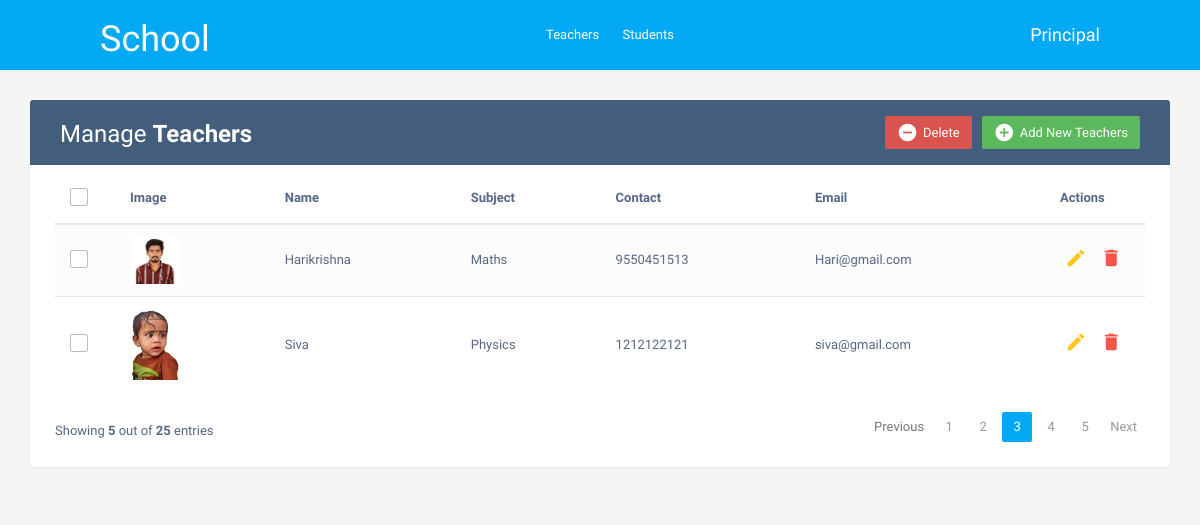
/, run on an earlier commit of the app's database.
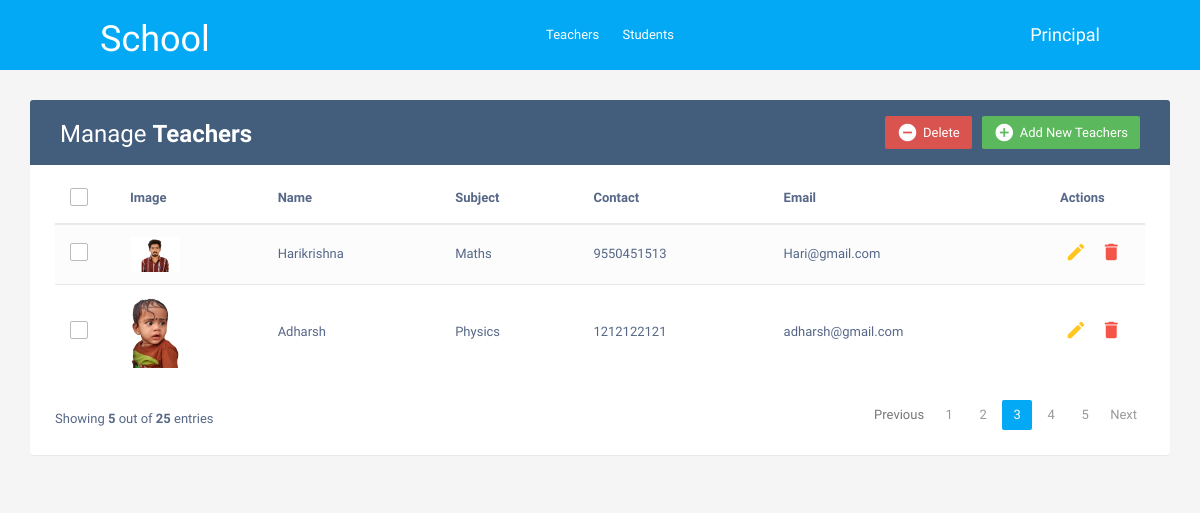
And on a later commit of the database.
### teachers/models.py (models this page shows, shortened)
class Teacher(models.Model):
    name = models.CharField(max_length=100)
    subject = models.CharField(max_length=100)
    contact = models.CharField(max_length=15)
    email = models.EmailField(unique=True)
    image = models.ImageField(upload_to="teachers/",blank=True,null=True)

### teachers/views.py (the view)
# urls.py: path('',views.teacher_list, name='all-teachers'),
def teacher_list(request):
    teachers = Teacher.objects.all()
    return render(request, "index.html",{"allteachers":teachers})

### templates/index.html (shortened to what this page needs)
<!DOCTYPE html>
<html lang="en">
<head>
<link rel="stylesheet" href="https://maxcdn.bootstrapcdn.com/font-awesome/4.7.0/css/font-awesome.min.css">
<link rel="stylesheet" href="https://maxcdn.bootstrapcdn.com/bootstrap/3.3.7/css/bootstrap.min.css">
<link rel="stylesheet" href="/static/css/styles.css">
  <body>
	{% include 'header.html' %}
    <div class="container">
        <div class="table-wrapper">
            <div class="table-title">
                <div class="row">
                    <div class="col-sm-6">
						<h2>Manage <b>Teachers</b></h2>
					</div>
					<div class="col-sm-6">
						<a href="#addEmployeeModal" class="btn btn-success" data-toggle="modal"><i class="material-icons">&#xE147;</i> <span>Add New Teachers</span></a>
						<a href="#deleteEmployeeModal" class="btn btn-danger" data-toggle="modal"><i class="material-icons">&#xE15C;</i> <span>Delete</span></a>
					</div>
                </div>
            </div>
            <table class="table table-striped table-hover">
                <thead>
                    <tr>
						<th>
							<span class="custom-checkbox">
								<label for="selectAll"></label>
							</span>
						</th>
						<th>Image</th>
                        <th>Name</th>
                        <th>Subject</th>
						<th>Contact</th>
                        <th>Email</th>
						<th>Actions</th>
                    </tr>
                </thead>
                <tbody>
					{%for i in allteachers %}
                    <tr>
						<td>
							<span class="custom-checkbox">
								<label for="checkbox1"></label>
							</span>
						</td>
						<td>
							{% if i.image %}
							<img src="{{i.image.url}}" alt="teacher image" width="50">
							{% endif %}
						</td>
                        <td>{{i.name}}</td>
                        <td>{{i.subject}}</td>
						<td>{{i.contact}}</td>
                        <td>{{i.email}}</td>
                        <td>
                            <a href="#editEmployeeModal-{{forloop.counter}}" class="edit" data-toggle="modal"><i class="material-icons" data-toggle="tooltip" title="Edit">&#xE254;</i></a>
                            <a href="#deleteEmployeeModal-{{forloop.counter}}" class="delete" data-toggle="modal"><i class="material-icons" data-toggle="tooltip" title="Delete">&#xE872;</i></a>
                        </td>
                    </tr>
					{% endfor %}
                </tbody>
            </table>
			<div class="clearfix">
                <div class="hint-text">Showing <b>5</b> out of <b>25</b> entries</div>
                <ul class="pagination">
                    <li class="page-item disabled"><a href="#">Previous</a></li>
                    <li class="page-item"><a href="#" class="page-link">1</a></li>
                    <li class="page-item"><a href="#" class="page-link">2</a></li>
                    <li class="page-item active"><a href="#" class="page-link">3</a></li>
                    <li class="page-item"><a href="#" class="page-link">4</a></li>
                    <li class="page-item"><a href="#" class="page-link">5</a></li>
                    <li class="page-item"><a href="#" class="page-link">Next</a></li>
                </ul>
            </div>
        </div>
    </div>
</body>
</html>

What changed in the data, as far as the page shows it:
changed Teacher "Harikrishna": image: a different picture
changed Teacher "Physics": name "Siva" → "Adharsh"; email "siva@gmail.com" → "adharsh@gmail.com"
